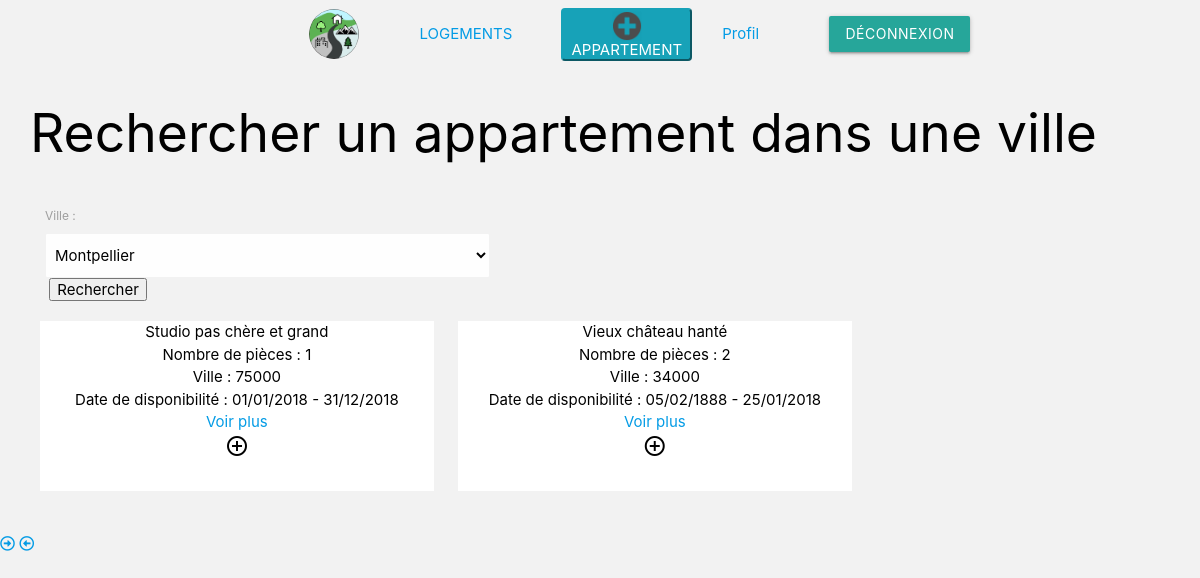
/controller/listOfApparts.php, run on an earlier commit of the app's database.
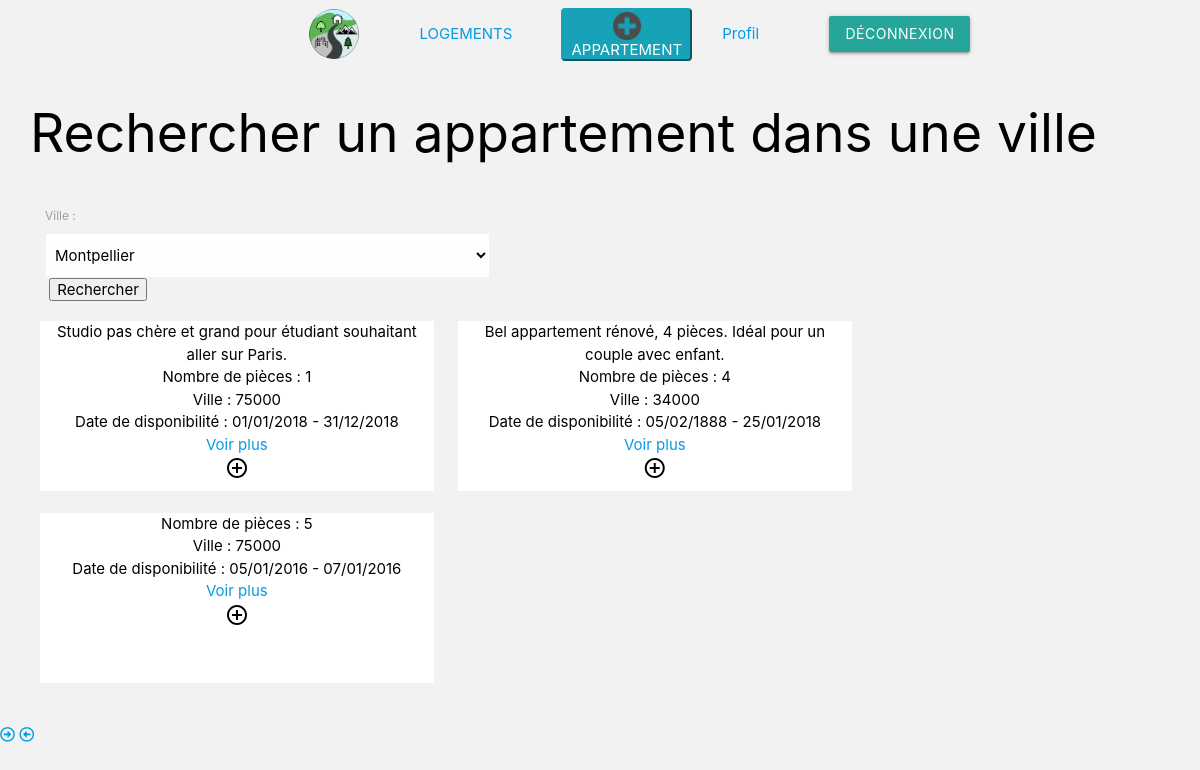
And on a later commit of the database.
### tables this page shows
CREATE TABLE IF NOT EXISTS `appartements` (
  `id_appartement` int(11) NOT NULL AUTO_INCREMENT,
  `prix` int(11) NOT NULL,
  `description` varchar(180) NOT NULL,
  `etat` varchar(180) NOT NULL,
  `nbPiece` int(11) NOT NULL,
  `surface` int(11) NOT NULL,
  `meuble` tinyint(1) NOT NULL,
  `ind_energie` varchar(180) NOT NULL,
  `dateCreation` varchar(180) NOT NULL,
  `dateExpiration` varchar(180) NOT NULL,
  `message` varchar(255) NOT NULL,
  `statut` tinyint(1) NOT NULL,
  `FK_USERS` int(11) NOT NULL,
  `FK_QUARTIERS` int(11) NOT NULL,
  `FK_VILLES` int(11) NOT NULL,
  PRIMARY KEY (`id_appartement`),
  KEY `APPARTEMENTS_USERS_FK` (`FK_USERS`),
  KEY `APPARTEMENTS_QUARTIERS0_FK` (`FK_QUARTIERS`),
  KEY `APPARTEMENTS_VILLES1_FK` (`FK_VILLES`)
);

### controller/listOfApparts.php (called while the page is built, shortened)
<?php
require_once("../model/mainModel.php");
$lobjVilles = GetCities();
require_once("../view/listOfApparts.view.php");

### model/mainModel.php (called while the page is built, shortened)
<?php
function GetDataBase()
{
    $host = "localhost";
    $dbName = "lebonappart";
    $login = "root";
    $password = "";
    try {
        $bdd = new PDO('mysql:host=' . $host . ';dbname=' . $dbName . ';charset=utf8',
            $login, $password, array(PDO::ATTR_ERRMODE => PDO::ERRMODE_EXCEPTION));
    } catch (Exception $e) {
        $bdd = null;
        die('Erreur : ' . $e->getMessage());
    }
    return $bdd;
}
function GetCities()
{
    $bdd = GetDataBase();
    $lobjCity = false;
    if ($bdd) {
        $lstrQuery = "SELECT * FROM VILLES";
        $stmt = $bdd->prepare($lstrQuery);
        $stmt->execute();
        $lobjCity = $stmt->fetchAll(PDO::FETCH_OBJ);;
    }
    return $lobjCity;
}
function GetApparts()
{
    $bdd = GetDataBase();
    if ($bdd) {
        $lstrQuery = "SELECT * FROM appartements";
        $stmt = $bdd->prepare($lstrQuery);
        $stmt->execute();
        $lobjApparts = $stmt->fetchAll(PDO::FETCH_OBJ);
    }
    return $lobjApparts;
}

### view/listOfApparts.view.php (the view, shortened to what this page needs)
<?php
include("../helper/header.php");
?>
<?php
$lobjApparts = GetApparts();
include("../helper/navbar.php");
?>
    <div id="" class="container-fluid">
        <div class="row">
            <div class="col-md-12 center-block">
                <h2 style="color: black"> Rechercher un appartement dans une ville</h2>
            </div>
        </div>
    </div>
    <div class="container-fluid">
        <div class="row">
            <div class="col-md-12 center-block">
                <form method="POST" action="../controller/listOfApparts.php">
                    <div class="col-md-5">
                        <label id="searchCity">Ville :</label>
                        <select name="city" class="cityForm">
                            <?php foreach ($lobjVilles as $ville) { ?>
                                <option value="<?php echo($ville->cpVille); ?>"
                                        style=" z-index:8; display: block; color:black;"> <?php echo($ville->nomVille); ?></option>
                            <?php } ?>
                        </select>
                    </div>
                    <div class="col-md-4">
                        <input type="submit" name="submit" value="Rechercher">
                    </div>
                </form>
            </div>
        </div>
    </div>
    <div class="container-fluid">
        <div class="row">
            <div class="col-md-10" >
                <?php foreach ($lobjApparts as $appart) {
                    ?>
                    <div class="item col-md-5">
                        <div class="title">
                            <?php
                            echo($appart->message);
                            ?>
                        </div>
                        <div class="infos">
                            <div>
                                Nombre de pièces :
                                <?php
                                echo($appart->nbPiece);
                                ?>
                            </div>
                            <div>
                                Ville : <?php
                                echo($appart->FK_VILLES);
                                ?>
                            </div>
                            <div>
                                Date de disponibilité : <?php
                                echo($appart->dateCreation);
                                ?> - <?php
                                echo($appart->dateExpiration);
                                ?>
                            </div>
                            <a href="../controller/detailAppart.php?idAppartement=<?php echo($appart->id_appartement) ?>">
                                Voir plus
                            </a>
                        </div>
                        <div class="more">
                            <i class="material-icons dp48">add_circle_outline</i>
                        </div>
                    </div>
                <?php } ?>
            </div>
        </div>
    </div>
    <a href="" class="nextArrow">
        <i class="far fa-arrow-alt-circle-right "></i>
    </a>
    <a href="" class="previousArrow">
        <i class="far fa-arrow-alt-circle-left"></i>
    </a>

### helper/header.php (shortened to what this page needs)
<!DOCTYPE html>
<html lang="en">
<head>
    <link rel="stylesheet" type="text/css" href="/assets/css/myStyle.css">
    <link rel="stylesheet" href="https://use.fontawesome.com/releases/v5.3.1/css/all.css">
    <link rel="stylesheet" href="../assets/css/bootstrap.min.css">
    <link rel="stylesheet" href="../assets/css/materialize.min.css">
</head>
<body>

### helper/navbar.php (shortened to what this page needs)
<div class="navbar large">
    <div class="container navbar-container">
        <div class="row navbar-row">
            <div class="col-md-2">
                <a href="../welcome.php"><div class="logo-pic"></div></a>
            </div>
            <div class="col-md-3">
                <div class="navbar-link-container">
                    <a href="/controller/listOfApparts.php"> <span class="navbar-link">LOGEMENTS</span></a>
                </div>
            </div>
            <div class="col-md-3">
                <button type="button" class="btn-info roundedAddBtn">
                    <a href="../controller/insertAppart.php" onclick="$('.addCreateDropdown').toggle();" class="white-text">
                        <img src="../assets/img/addcross.png" class="responsive-img addLogo " alt="">APPARTEMENT</a>
                </button>
            </div>
            <div class="col-md-2">
                <a href="../view/profil.php">
                    <div class=""> Profil</div>
                </a>
            </div>
            <div class="col-md-2">
                <form action="" method="post">
                    <button type="submit" id="deconnexion" name="deconnexion" class="btn submit waves-effect waves-light deconnection"> Déconnexion</button>
                </form>
            </div>
        </div>
    </div>
</div>

### assets/css/myStyle.css (style rules this page uses)
body { background-color: #F2F2F2!important; color: black!important; }
.navbar-row { margin-bottom: 0!important; display: flex; align-items: center; max-width: 1280px; }
.logo-pic { width: 50px; height: 50px; z-index: 2; margin-left: 16px; background: url("../img/logo.png") no-repeat; background-size: cover; border-radius: 100px; border: none; }
.navbar-link-container { display: flex; justify-content: space-around; align-items: center; position: relative; }
.roundedAddBtn { border-radius:4px; }
.addLogo { width: 2em; height: auto; }
.cityForm { z-index:8; display: block; }
.item { width: 300px; height: 170px; display: inline-block; background-color: white; position: relative; margin: 0 10px 15px 10px; align-self: flex-start; box-sizing: border-box; text-align: center; background-size: cover; overflow: hidden; }

What changed in the data, as far as the page shows it:
changed appartements: message "Studio pas chère et grand" → "Studio pas chère et grand pour étudiant souhaitant aller sur Paris."
changed appartements: message "Vieux château hanté" → "Bel appartement rénové, 4 pièces. Idéal pour un couple avec enfant."; nbPiece "2" → "4"
added appartements: nbPiece "5", FK_VILLES "75000", dateCreation "05/01/2016", dateExpiration "07/01/2016"
